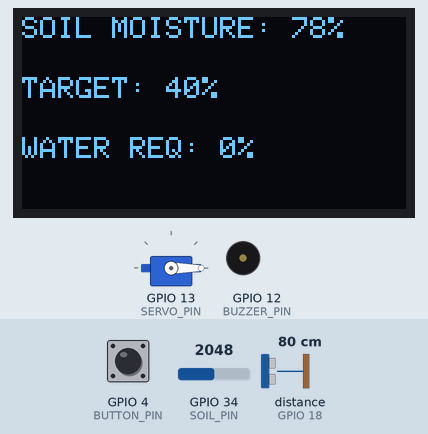
Simulated run of this sketch. Board: ESP32. Parts: servo, 128×64 one-colour display, buzzer (waves = sounding, pin HIGH). Wiring (inferred from the names in the program): ultrasonic range finder: trigger GPIO 5; echo GPIO 18. The test bench sets the inputs (shaded band); at power-on: GPIO 34 (SOIL_PIN) = 2048, GPIO 4 (BUTTON_PIN) HIGH, distance to the obstacle (sensor on GPIO 18) 80 cm. The echo pulse lasts 58.3 µs per cm; pins used as bus, display or sensor lines are not drawn.

Above: at 1.2 s.
1.3 s: GPIO 34 (SOIL_PIN) set to 2134
2.8 s: GPIO 4 (BUTTON_PIN) pulled LOW for 0.15 s
At 3.4 s:
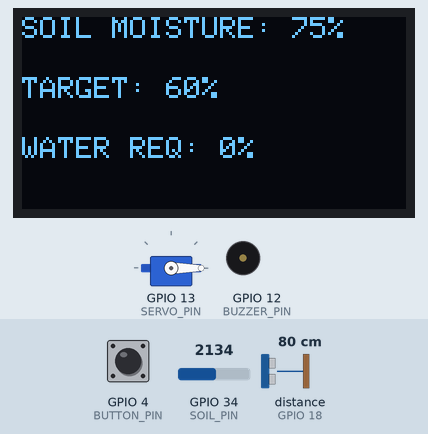
4.6 s: GPIO 4 (BUTTON_PIN) pulled LOW for 1 s
At 6.1 s:
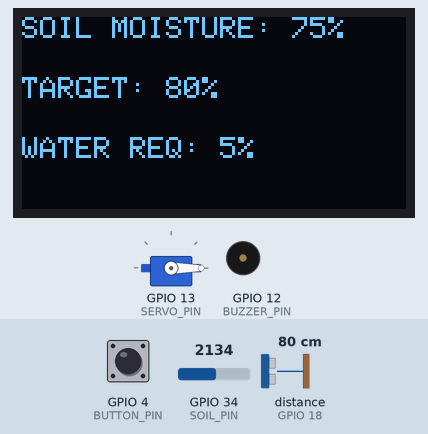
7.1 s: distance to the obstacle (sensor on GPIO 18) set to 53 cm
8.6 s: distance to the obstacle (sensor on GPIO 18) set to 45 cm
At 9.3 s:
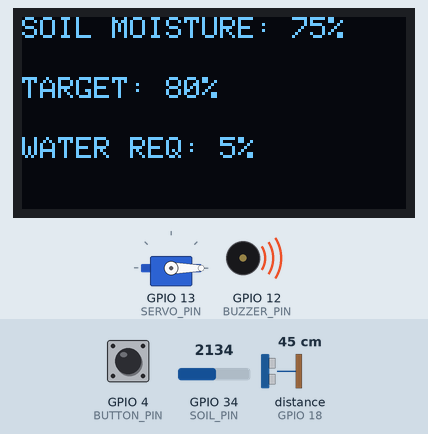
10.1 s: GPIO 34 (SOIL_PIN) set to 2047
At 10.9 s:
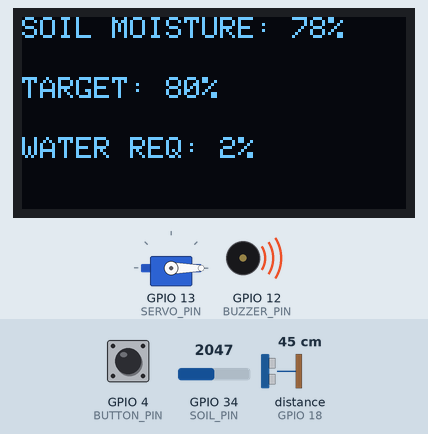
Timing chart, 0 to 12.7 s (numbered marks = the images above; inputs shaded):
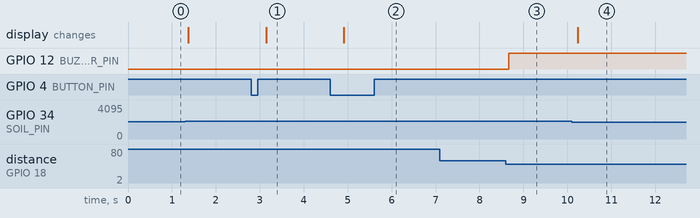

The sketch:

arduino_code.ino
```cpp
#include <Wire.h>
#include <Adafruit_GFX.h>
#include <Adafruit_SSD1306.h>
#include <ESP32Servo.h>

#define SCREEN_WIDTH 128
#define SCREEN_HEIGHT 64
Adafruit_SSD1306 display(SCREEN_WIDTH, SCREEN_HEIGHT, &Wire, -1);

// Pin Definitions
const int SOIL_PIN = 34;       // Analog input for soil sensor
const int TRIG_PIN = 5;        // Ultrasonic Trig
const int ECHO_PIN = 18;       // Ultrasonic Echo
const int BUTTON_PIN = 4;      // Push button pin
const int SERVO_PIN = 13;      // SG90 Servo pin
const int BUZZER_PIN = 12;     // Buzzer alert pin

// Logic Variables
int buttonClicks = 1;
int targetMoisture = 40;
unsigned long lastPersonTime = 0;
const unsigned long AUTO_WATER_INTERVAL = 600000; // 10 minutes in milliseconds (10 * 60 * 1000)

Servo bottleServo;

void setup() {
  Serial.begin(115200);
  pinMode(BUTTON_PIN, INPUT_PULLUP);
  pinMode(TRIG_PIN, OUTPUT);
  pinMode(ECHO_PIN, INPUT);
  pinMode(BUZZER_PIN, OUTPUT);

  bottleServo.attach(SERVO_PIN);
  bottleServo.write(0); // Valve closed

  display.begin(SSD1306_SWITCHCAPVCC, 0x3C);
  display.clearDisplay();
  lastPersonTime = millis();
}

int getSoilMoisture() {
  int raw = analogRead(SOIL_PIN);
  // Map raw analog value (e.g., 4095 dry to 1500 wet) to 0-100%
  int moisture = map(raw, 4095, 1500, 0, 100);
  return constrain(moisture, 0, 100);
}

float getDistance() {
  digitalWrite(TRIG_PIN, LOW);
  delayMicroseconds(2);
  digitalWrite(TRIG_PIN, HIGH);
  delayMicroseconds(10);
  digitalWrite(TRIG_PIN, LOW);
  long duration = pulseIn(ECHO_PIN, HIGH);
  return duration * 0.034 / 2; // Distance in cm
}

void loop() {
  // 1. Read Button Clicks
  static int lastBtnState = HIGH;
  int btnState = digitalRead(BUTTON_PIN);
  if (lastBtnState == HIGH && btnState == LOW) {
    buttonClicks++;
    if (buttonClicks > 3) buttonClicks = 1;

    if (buttonClicks == 1) targetMoisture = 40;
    else if (buttonClicks == 2) targetMoisture = 60;
    else if (buttonClicks == 3) targetMoisture = 80;
    delay(200); // Debounce
  }
  lastBtnState = btnState;

  // 2. Read Sensors
  int currentMoisture = getSoilMoisture();
  int requiredMoisture = targetMoisture - currentMoisture;
  if (requiredMoisture < 0) requiredMoisture = 0;

  float distance = getDistance();
  bool personNearby = (distance > 0 && distance < 50);

  // 3. Handle Timers & Automation Logic
  if (personNearby) {
    lastPersonTime = millis(); // Reset 10-minute timer if someone is seen
    if (currentMoisture < targetMoisture) {
      digitalWrite(BUZZER_PIN, HIGH); // Alert nearby person
    } else {
      digitalWrite(BUZZER_PIN, LOW);
    }
  } else {
    digitalWrite(BUZZER_PIN, LOW);
  }

  // 10-Minute Timeout Trigger (No person detected for 10 min AND soil is dry)
  if (!personNearby && (millis() - lastPersonTime >= AUTO_WATER_INTERVAL)) {
    if (currentMoisture < targetMoisture) {
      // Pour water automatically
      bottleServo.write(90); // Open valve
      delay(3000);           // Dispense for 3 seconds
      bottleServo.write(0);  // Close valve
      lastPersonTime = millis(); // Reset timer after watering
    }
  }

  // 4. Update OLED Display
  display.clearDisplay();
  display.setTextSize(1);
  display.setTextColor(SSD1306_WHITE);

  display.setCursor(0, 0);
  display.printf("SOIL MOISTURE: %d%%\n", currentMoisture);

  display.setCursor(0, 20);
  display.printf("TARGET: %d%%\n", targetMoisture);

  display.setCursor(0, 40);
  display.printf("WATER REQ: %d%%\n", requiredMoisture);

  display.display();
  delay(100);
}
```

Measured:
- the behaviour switches between 51 and 50 cm on distance to the obstacle (sensor on GPIO 18) (found by bisection; images 2 and 3)
- after the input at 2.8 s, the display: changes after 0.34 s (image 1)
- after the input at 4.6 s, the display: changes after 0.31 s (image 2)
- after the input at 7.1 s, every drawn part: stays the same
- after the input at 8.6 s, GPIO 12 (BUZZER_PIN): LOW → HIGH after 0.06 s
- after the input at 10.1 s, the display: changes after 0.13 s (image 4)
